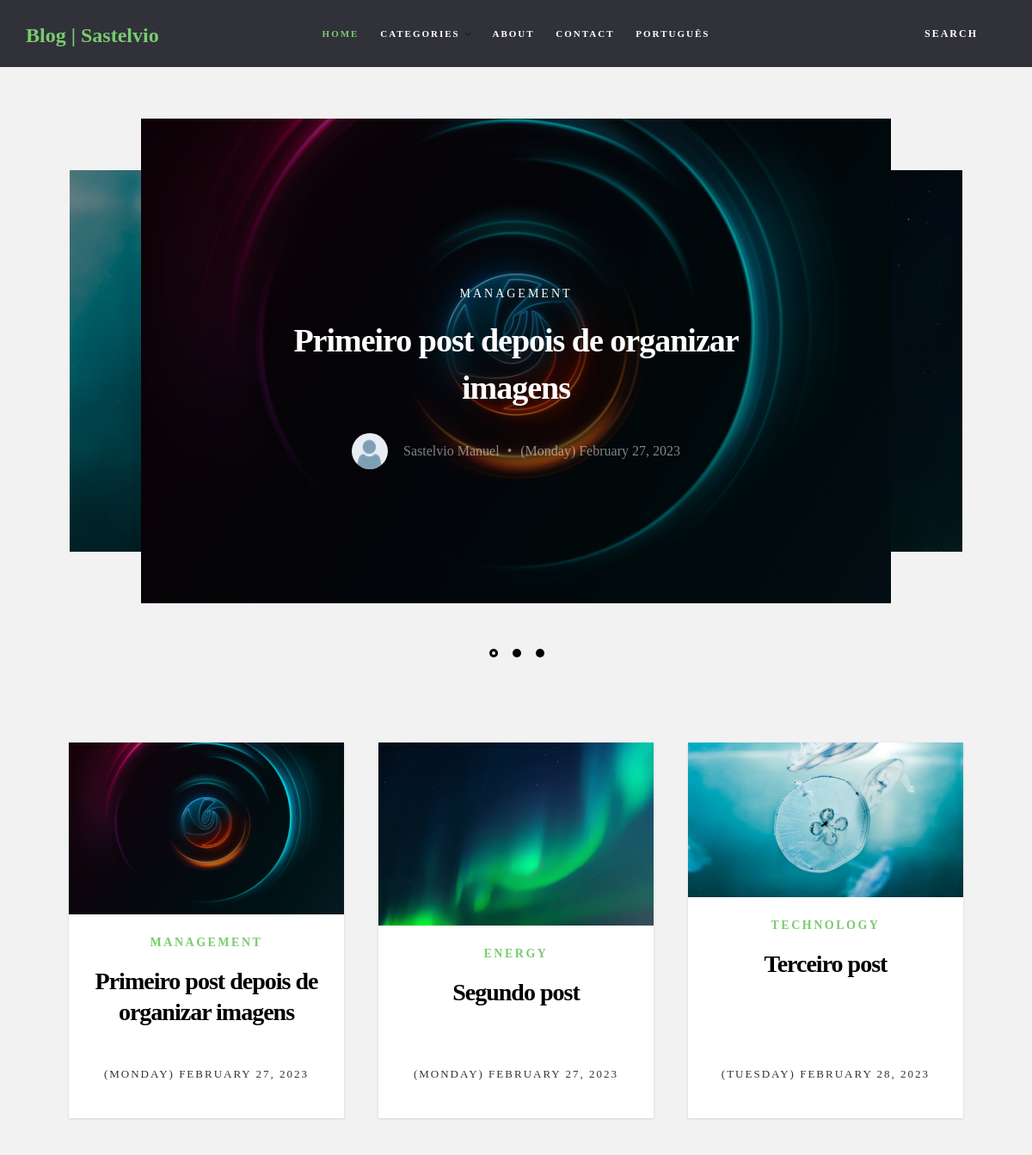
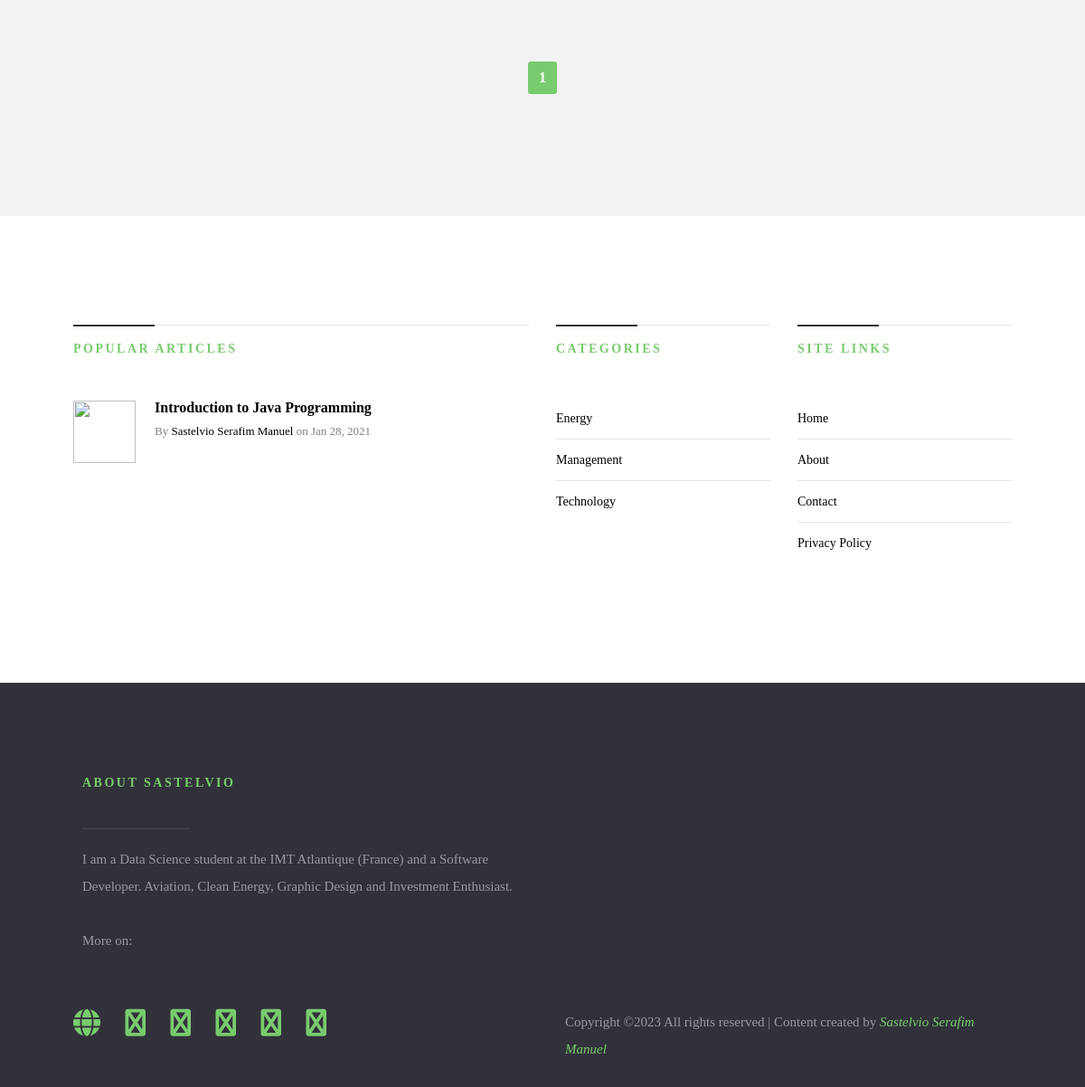
The page / on the database its author committed (2 pictures, top to bottom).
### app/models.py (models this page shows, shortened)
class Post(models.Model):
    title = models.CharField(max_length=150)
    category = models.ForeignKey(Category, on_delete=models.PROTECT)
    cover = models.ImageField(upload_to='posts')
    summary = models.CharField(max_length=255)
    content = RichTextUploadingField()
    author = models.ForeignKey(User, on_delete=models.PROTECT)
    created_at = models.DateField(auto_now_add=True)

class Category(models.Model):
    category = models.CharField(max_length=50)
    def __str__(self) -> str:
        return self.category

### app/views.py (the view)
# urls.py: 2. Add a URL to urlpatterns:  path('', views.home, name='home')
def home(request):
    posts = Post.objects.all()
    categories = Category.objects.all()
    return render(request, "home.html", {'posts': posts, 'categories': categories})

### templates/home.html
{% extends 'layout_home.html' %}
{% load static %}
{% block content %}
    <section class="s-featured">
        <div class="row">
            <div class="col-full">
                <div class="featured-slider featured" data-aos="zoom-in">
                    {% for post in posts %}
                        <div class="featured__slide">
                            <div class="entry">
                                <div class="entry__background" style="background-image:url('{{post.cover.url}}');"></div>
                                <div class="entry__content">
                                    <span class="entry__category"><a href="categories/technology/category.html">{{post.category}}</a></span>
                                    <h1><a href="/posts/{{ post.pk }}" title="">{{post.title}}</a></h1>
                                    <div class="entry__info">
                                        <a href="#0" class="entry__profile-pic">
                                            <img class="avatar" src="{% static 'img/avatar.png' %}" alt="">
                                        </a>
                                        <ul class="entry__meta">
                                            <li><a href="http://www.sastelvio.com/en/" target="_blank">{{post.author.get_full_name}}</a></li>
                                            <li>{{post.created_at|date:'(l) F d, Y'}}</li>
                                        </ul>
                                    </div>
                                </div>
                            </div>
                        </div>
                    {% endfor %}
                </div>
            </div>
        </div>
    </section>
    <section class="s-content">
        <div class="row entries-wrap wide">
            <div class="entries">
                {% for post in posts %}
                    <article class="col-block">
                        <div class="item-entry" data-aos="zoom-in">
                            <div class="item-entry__thumb">
                                <a href="categories/energy/article/1.html" class="item-entry__thumb-link">
                                    <img src="{{post.cover.url}}" srcset="{{post.cover.url}} 1x, {{post.cover.url}} 2x" alt="">
                                </a>
                            </div>
                            <div class="item-entry__text">
                                <div class="item-entry__cat">
                                    <a href="categories/energy/category.html" class="texto_destaque">{{post.category}}</a>
                                </div>
                                <h1 class="item-entry__title"><a href="categories/energy/article/1.html">{{post.title}}</a></h1>
                                <div class="item-entry__date">
                                    <a href="categories/energy/article/1.html">{{post.created_at|date:'(l) F d, Y'}}</a>
                                </div>
                            </div>
                        </div>
                    </article>
                {% endfor %}
            </div>
        </div>
        <div class="row pagination-wrap">
            <div class="col-full">
                <nav class="pgn" data-aos="fade-up">
                    <ul>
                        <li><a class="pgn__num current" href="#0">1</a></li>
                    </ul>
                </nav>
            </div>
        </div>
    </section>
{% endblock %}

### templates/layout_home.html (shortened to what this page needs)
{% load static %}
<!DOCTYPE html>
<html class="no-js" lang="en">
    <head>
        <link rel="stylesheet" href="{% static 'css/base.css' %}">
        <link rel="stylesheet" href="{% static 'css/vendor.css' %}">
        <link rel="stylesheet" href="{% static 'css/main_en.css' %}">
    </head>
    <body id="top">
        <header class="s-header header">
            <div class="header__logo">
                <a class="logo" href="index.html">
                    Blog | Sastelvio
                </a>
            </div>
            <a class="header__search-trigger" href="#0"></a>
            <nav class="header__nav-wrap">
                <ul class="header__nav">
                    <li class="current"><a href="index.html" title="">Home</a></li>
                    <li class="has-children">
                        <a href="#0" title="">Categories</a>
                    </li>
                    <li><a href="page-about.html" title="">About</a></li>
                    <li><a href="page-contact.html" title="">Contact</a></li>
                    <li><a href="../pt/" title="">Português</a></li>
                </ul>
            </nav>
        </header>
        {% block content %}
        {% endblock%}
        <section class="s-extra">
            <div class="row">
                <div class="col-seven md-six tab-full popular">
                    <h3 class="texto_destaque">Popular Articles</h3>
                    <div class="block-1-2 block-m-full popular__posts">
                        <article class="col-block popular__post">
                            <a href="categories/technology/article/1.html" class="popular__thumb">
                                <img src="../rsc/img/categories/technology/1/1-150.jpg" alt="">
                            </a>
                            <h5>Introduction to Java Programming</h5>
                            <section class="popular__meta">
                                <span class="popular__author"><span>By</span> <a href="http://www.sastelvio.com/en/" target="_blank">Sastelvio Serafim Manuel</a></span>
                                <span class="popular__date"><span>on</span> <time datetime="2021-01-21">Jan 28, 2021</time></span>
                            </section>
                        </article>
                    </div>
                </div>
                <div class="col-four md-six tab-full end">
                    <div class="row">
                        <div class="col-six md-six mob-full categories">
                            <h3  class="texto_destaque">Categories</h3>
                            <ul class="linklist">
                                {% for category in categories %}
                                    <li><a href="categories/technology/category.html">{{category.category}}</a></li>
                                {% endfor %}
                            </ul>
                        </div>
                        <div class="col-six md-six mob-full sitelinks">
                            <h3  class="texto_destaque">Site Links</h3>
                            <ul class="linklist">
                                <li><a href="#">Home</a></li>
                                <li><a href="#0">About</a></li>
                                <li><a href="#0">Contact</a></li>
                                <li><a href="privacy_policy.html">Privacy Policy</a></li>
                            </ul>
                        </div>
                    </div>
                </div>
            </div>
        </section>
        <footer class="s-footer">
            <div class="s-footer__main">
                <div class="row">
                    <div class="col-six tab-full s-footer__about">
                        <h4 class="texto_destaque">About Sastelvio</h4>
                        <p>I am a Data Science student at the IMT Atlantique (France) and a Software Developer.
                            Aviation, Clean Energy, Graphic Design and Investment Enthusiast.</p>
                        <p>More on:</p>
                    </div>
                </div>
            </div>
            <div class="s-footer__bottom">
                <div class="row">
                    <div class="col-six">
                        <ul class="footer-social">
                            <li>
                                <a href="http://www.sastelvio.com/en/" target="_blank"><i class="fa fa-globe texto_destaque"></i></a>
                            </li>
                            <li>
                                <a href="https://www.twitter.com/sstlv_seraph" target="_blank"><i class="fa fa-twitter texto_destaque"></i></a>
                            </li>
                            <li>
                                <a href="https://github.com/sastelvios" target="_blank"><i class="fa fa-github texto_destaque"></i></a>
                            </li>
                            <li>
                                <a href="https://www.instagram.com/sstlv_seraph/" target="_blank"><i class="fa fa-instagram texto_destaque"></i></a>
                            </li>
                            <li>
                                <a href="https://stackoverflow.com/users/7080129/sstlv-seraph" target="_blank"><i class="fa fa-stack-overflow texto_destaque"></i></a>
                            </li>
                            <li>
                                <a href="https://www.linkedin.com/in/sastelviomanuel/" target="_blank"><i class="fa fa-linkedin texto_destaque"></i></a>
                            </li>
                        </ul>
                    </div>
                    <div class="col-six">
                        <div class="s-footer__copyright">
                            <span>
                                Copyright &copy;<script>document.write(new Date().getFullYear());</script> All rights reserved | Content created by <i class="texto_destaque">Sastelvio Serafim Manuel</i>
                            </span>
                        </div>
                    </div>
                </div>
            </div>
        </footer>
    </body>
</html>

### app/static/css/base.css (style rules this page uses)
html { font-family: 'Ubuntu'; line-height: 1.15; -ms-text-size-adjust: 100%; -webkit-text-size-adjust: 100%; }
body { margin: 0; }
article, aside, footer, header, nav, section { display: block; }
h1 { font-size: 2em; margin: 0.67em 0; }
a { background-color: transparent; -webkit-text-decoration-skip: objects; }
img { border-style: none; }
html { font-size: 62.5%; box-sizing: border-box; }
*, *::before, *::after { box-sizing: inherit; }
body { font-weight: normal; line-height: 1; word-wrap: break-word; text-rendering: optimizeLegibility; -webkit-overflow-scrolling: touch; -webkit-text-size-adjust: none; }
body, input, button { -moz-osx-font-smoothing: grayscale; -webkit-font-smoothing: antialiased; }
img, video { max-width: 100%; height: auto; }
div, dl, dt, dd, ul, ol, li, h1, h2, h3, h4, h5, h6, pre, form, p, blockquote, th, td { margin: 0; padding: 0; }
h1, h2, h3, h4, h5, h6 { -webkit-font-smoothing: auto; -webkit-font-smoothing: antialiased; -webkit-font-variant-ligatures: common-ligatures; -moz-font-variant-ligatures: common-ligatures; font-variant-ligatures: common-ligatures; text-rendering: optimizeLegibility; }
em, i { font-style: italic; line-height: inherit; }
ol, ul { list-style: none; }
li { display: block; }
a { text-decoration: none; line-height: inherit; }
a img { border: none; }
.row { width: 89%; max-width: 1200px; margin: 0 auto; }
.row:after { content: ""; display: table; clear: both; }
.row .row { width: auto; max-width: none; margin-left: -20px; margin-right: -20px; }
[class*="col-"] { float: left; padding: 0 20px; }
[class*="col-"] + [class*="col-"].end { float: right; }
.col-four, .col-1-3 { width: 33.33333%; }
.col-six, .col-1-2 { width: 50%; }
.col-seven { width: 58.33333%; }
.col-twelve, .col-full { width: 100%; }
@media only screen and (max-width:1200px) { .row .row { margin-left: -15px; margin-right: -15px; } }
@media only screen and (max-width:1200px) { [class*="col-"] { padding: 0 15px; } }
@media only screen and (max-width:1200px) { .md-six, .md-1-2 { width: 50%; } }
[class*="block-"]:after { content: ""; display: table; clear: both; }
.block-1-2 .col-block { width: 50%; }
.block-1-6 .col-block:nth-child(6n+1), .block-1-5 .col-block:nth-child(5n+1), .block-1-4 .col-block:nth-child(4n+1), .block-1-3 .col-block:nth-child(3n+1), .block-1-2 .col-block:nth-child(2n+1) { clear: both; }
@media only screen and (max-width:1200px) { .block-m-full .col-block { width: 100%; clear: both; } }
@media only screen and (max-width:1200px) { [class*="block-m-"] .col-block:nth-child(n) { clear: none; } }
.texto_destaque { color: #78CC6D; }

### rows shown on the page
Post: cover (picture), category "MANAGEMENT", title "Primeiro post depois de organizar imagens", author.get_full_name "Sastelvio Manuel", created_at "(Monday) February 27, 2023", created_at "(MONDAY) FEBRUARY 27, 2023"
Post: cover (picture), category "ENERGY", title "Segundo post", created_at "(MONDAY) FEBRUARY 27, 2023"
Post: cover (picture), category "TECHNOLOGY", title "Terceiro post", created_at "(TUESDAY) FEBRUARY 28, 2023"
Category: category "Energy"
Category: category "Management"
Category: category "Technology"
